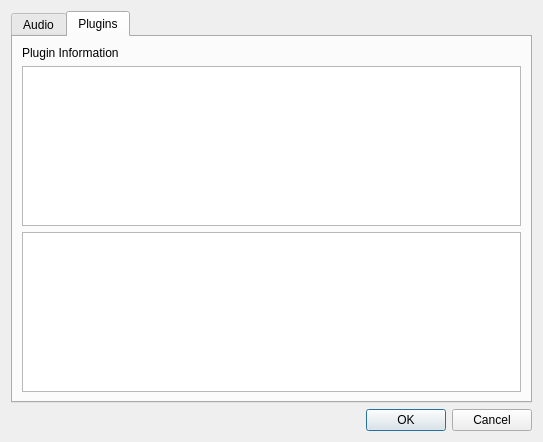
<?xml version="1.0" encoding="UTF-8"?>
<ui version="4.0">
 <class>dlgConfig</class>
 <widget class="QDialog" name="dlgConfig">
  <property name="geometry">
   <rect>
    <x>0</x>
    <y>0</y>
    <width>543</width>
    <height>442</height>
   </rect>
  </property>
  <property name="windowTitle">
   <string>Dialog</string>
  </property>
  <layout class="QVBoxLayout" name="verticalLayout">
   <item>
    <widget class="QTabWidget" name="tabWidget">
     <property name="currentIndex">
      <number>1</number>
     </property>
     <widget class="QWidget" name="tbAudio">
      <attribute name="title">
       <string>Audio</string>
      </attribute>
      <widget class="QWidget" name="wgtPlaybackDevice" native="true">
       <property name="geometry">
        <rect>
         <x>10</x>
         <y>10</y>
         <width>331</width>
         <height>45</height>
        </rect>
       </property>
       <layout class="QHBoxLayout" name="horizontalLayout">
        <item>
         <widget class="QLabel" name="lblPlaybackDevice">
          <property name="text">
           <string>Audio Playback Device</string>
          </property>
         </widget>
        </item>
        <item>
         <widget class="QComboBox" name="cmbPlaybackDevice"/>
        </item>
       </layout>
      </widget>
      <widget class="QWidget" name="wgtPlaybackrate" native="true">
       <property name="geometry">
        <rect>
         <x>10</x>
         <y>60</y>
         <width>331</width>
         <height>45</height>
        </rect>
       </property>
       <layout class="QHBoxLayout" name="horizontalLayout_2">
        <item>
         <widget class="QLabel" name="lblPlaybackrate">
          <property name="text">
           <string>Audio Playback Rate</string>
          </property>
         </widget>
        </item>
        <item>
         <widget class="QComboBox" name="cmbPlaybackrate"/>
        </item>
       </layout>
      </widget>
     </widget>
     <widget class="QWidget" name="tbplug">
      <attribute name="title">
       <string>Plugins</string>
      </attribute>
      <layout class="QVBoxLayout" name="verticalLayout_2">
       <item>
        <widget class="QLabel" name="label">
         <property name="text">
          <string>Plugin Information</string>
         </property>
        </widget>
       </item>
       <item>
        <widget class="QTableWidget" name="tblPlugins"/>
       </item>
       <item>
        <widget class="QTextBrowser" name="textBrowser"/>
       </item>
      </layout>
     </widget>
    </widget>
   </item>
   <item>
    <widget class="QDialogButtonBox" name="buttonBox">
     <property name="orientation">
      <enum>Qt::Horizontal</enum>
     </property>
     <property name="standardButtons">
      <set>QDialogButtonBox::Cancel|QDialogButtonBox::Ok</set>
     </property>
    </widget>
   </item>
  </layout>
 </widget>
 <resources/>
 <connections>
  <connection>
   <sender>buttonBox</sender>
   <signal>accepted()</signal>
   <receiver>dlgConfig</receiver>
   <slot>accept()</slot>
   <hints>
    <hint type="sourcelabel">
     <x>248</x>
     <y>254</y>
    </hint>
    <hint type="destinationlabel">
     <x>157</x>
     <y>274</y>
    </hint>
   </hints>
  </connection>
  <connection>
   <sender>buttonBox</sender>
   <signal>rejected()</signal>
   <receiver>dlgConfig</receiver>
   <slot>reject()</slot>
   <hints>
    <hint type="sourcelabel">
     <x>316</x>
     <y>260</y>
    </hint>
    <hint type="destinationlabel">
     <x>286</x>
     <y>274</y>
    </hint>
   </hints>
  </connection>
 </connections>
</ui>
